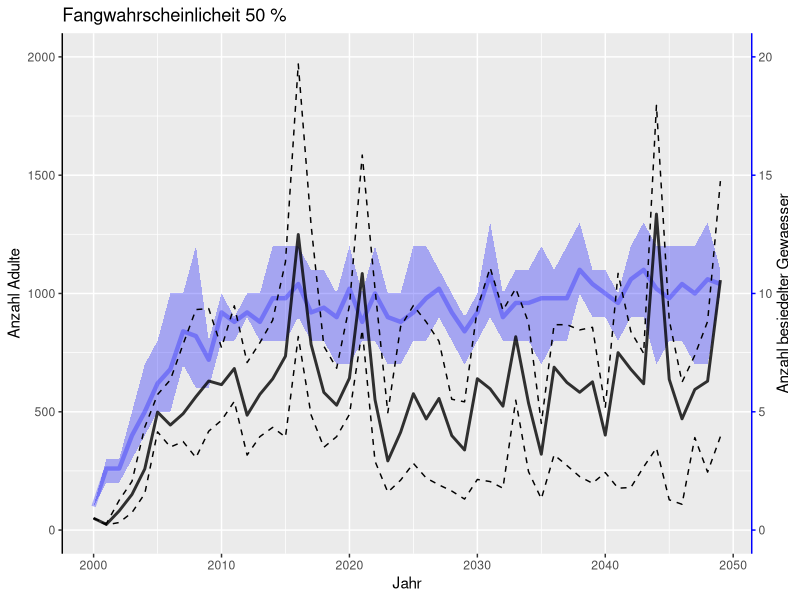
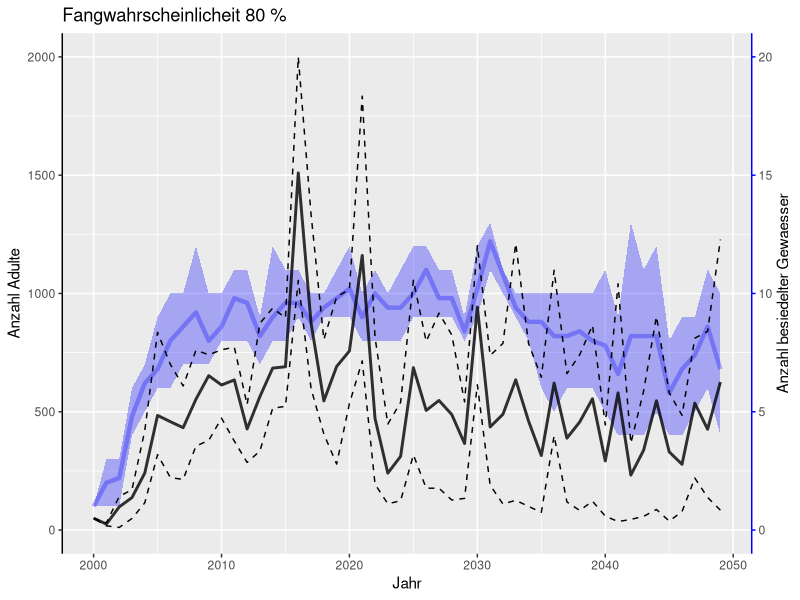
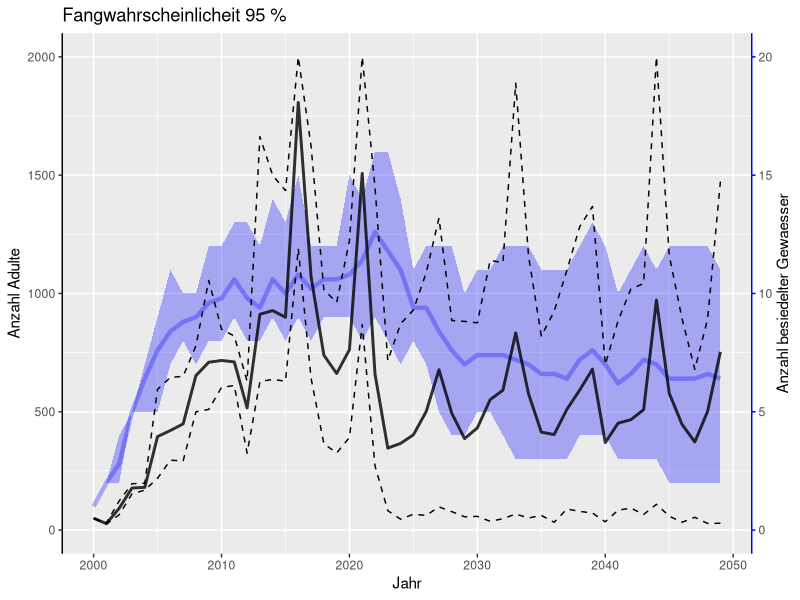
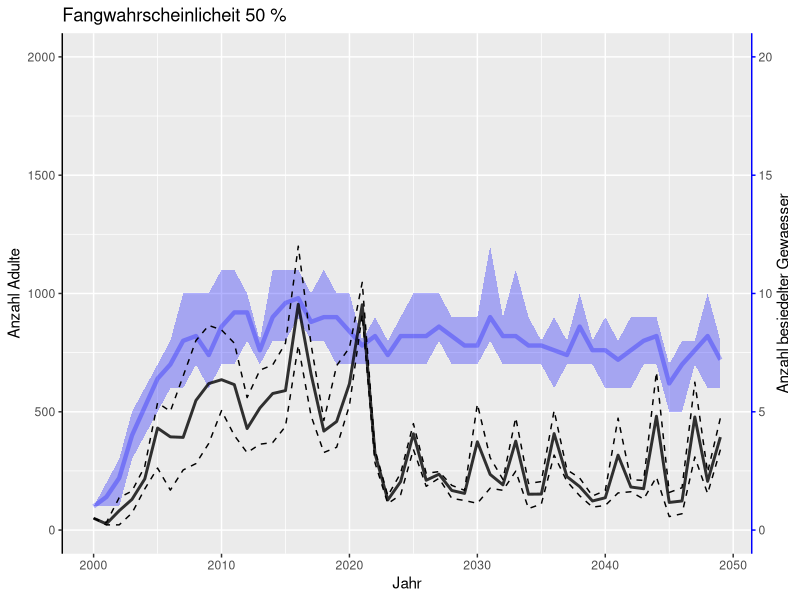
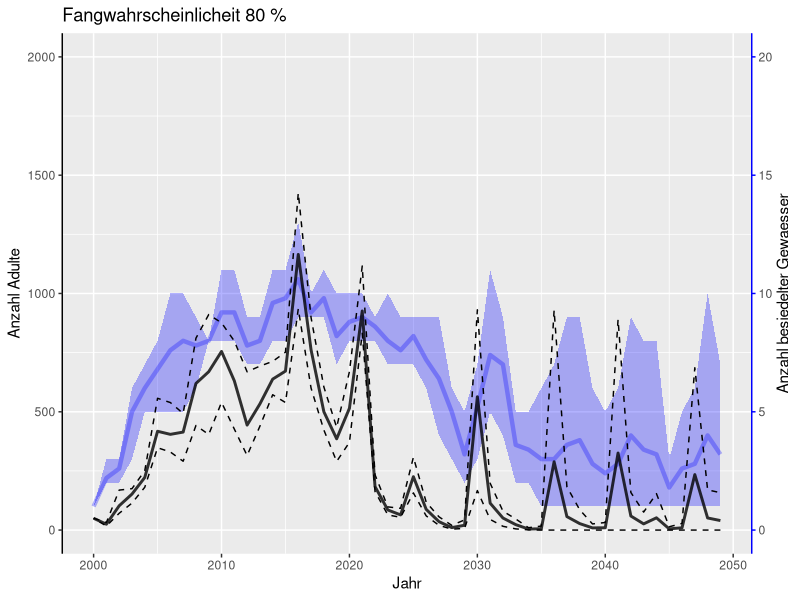
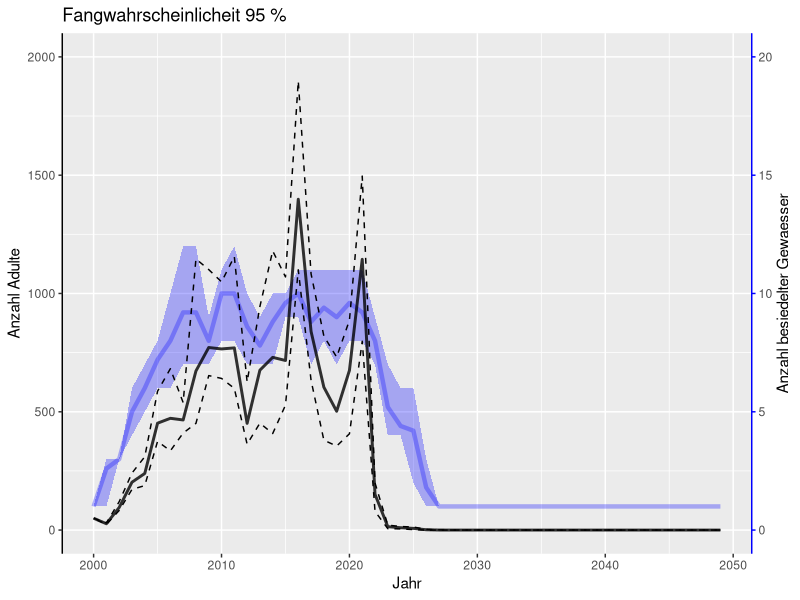

Recreate these plots in R, in order.
library(tidyverse)

data_4_11 <- read.table("excel/resultate_4.11.csv",sep=',', fill=TRUE, header=TRUE, quote="\"")
data_11_11 <- read.table("excel/resultate_11.11.csv",sep=',', fill=TRUE, header=TRUE, quote="\"")
data_13_11 <- read.table("excel/resultate_13.11.csv",sep=',', fill=TRUE, header=TRUE, quote="\"")

str(data_13_11)


for (datum in 2:3){
  
  if (datum == 1) {
    data<-data_4_11
  } else if (datum == 2) {
     data<-data_11_11
  } else {
     data <- data_13_11
  }
  
  pondList <- c()
  pondCount <- c()
  for ( pond in 1:nrow(data)){
    text <- data[pond,ncol(data)]
    if (nchar(text) <= 4) {pondList[pond] <- NA}
    else {pondList[pond] <- strsplit(substring(text,3,nchar(text)-2),",")}
    pondCount[pond] <- length(unlist(pondList[pond]))
  }
  
  pondList_summary <- levels(as.factor(unlist(pondList)))
  pondList_count <- c()
  for (pond in 1:length(pondList_summary)){
    pondList_count[pond] <- 0
    for (list in 1:length(pondList)) {
      if (pondList_summary[pond] %in% pondList[list][[1]]) {pondList_count[pond] <- pondList_count[pond]+1}
    }
  }
  pondList_Count <- round(pondList_count / 750,2)
  pondBesiedelt <- cbind(pondList_summary, pondList_Count)
  
  
  if (datum==1){
    data_2 <- cbind(data[,1:ncol(data)-1],pondCount)
    colnames(data_2) <- c("currentDate","probCatch","egg", "larva", "juvenil", "adult", "adultSlipped", "adultNotSliped",
                      "totCatched_adult", "totCatched_juv", "eggs_tot","larva_tot","juv_tot", "adult_tot", "migrantJuv_tot", "migrantAdult_tot")
  } else {
  data_2 <- cbind(data[,1:ncol(data)-1],pondCount)
  
  colnames(data_2) <- c("simulation", "currentDate","probCatch","egg", "larva", "juvenil", "adult", "adultSlipped", "adultNotSlipped",
                      "totCatched_adult", "totCatched_juv", "eggs_tot","larva_tot","juv_tot", "adult_tot", "migrantJuv_tot", "migrantAdult_tot", "pondCount")
  }
  
  levels <- as.numeric(levels(as.factor(data_2$probCatch)))
  
  data_2$year <- as.integer(substring(data_2$currentDate,8,11))
  level_year <- as.numeric(levels(as.factor(data_2$year)))
  
  for (pc in 1:length(levels)) {
      
    data_pc <- data_2[data_2$probCatch==levels[pc],]
    
    data_min <- c()
    data_max <- c()
    data_mean <- c()
    pond_min <- c()
    pond_max <- c()
    pond_mean <- c()
    
    for (i in 1:length(level_year)) {
      data_min[i] <- min((data_pc %>% filter(data_pc$year==level_year[i]))$adult)
      data_max[i] <- max((data_pc %>% filter(data_pc$year==level_year[i]))$adult)
      data_mean[i] <- mean((data_pc %>% filter(data_pc$year==level_year[i]))$adult)
      pond_min[i] <- min((data_pc %>% filter(data_pc$year==level_year[i]))$pondCount)*100
      pond_max[i] <- max((data_pc %>% filter(data_pc$year==level_year[i]))$pondCount)*100
      pond_mean[i] <- mean((data_pc %>% filter(data_pc$year==level_year[i]))$pondCount)*100
    }
    
    data_graph_res <- data.frame(
      year = level_year,
      min = data_min,
      max = data_max,
      mean = data_mean,
      pond_min = pond_min,
      pond_max = pond_max,
      pond_mean = pond_mean
    )
    
    filter_year <- (data_graph_res %>% filter(data_graph_res$max > 2000))$year
    if (length(filter_year > 1)) {
      for (fy in 1:length(filter_year)) {
        data_graph_res[data_graph_res$year==filter_year[fy],3] <- 2000
      }
    }
    
    assign(paste("data_res",datum,pc,sep="_"),data_graph_res)
    
    assign(paste("graph_res",datum,pc,sep="_"), ggplot(data_graph_res, aes(year, mean)) + 
          # geom_point(aes(y=pond_mean,x=year),shape=15,color='blue',size=1.5, alpha=0.5) +
          geom_ribbon(aes(ymin=pond_min,ymax=pond_max), fill='blue', alpha=0.3) +
          geom_line(aes(y=pond_mean,x=year),color='blue',linewidth=1.5,alpha=0.3) +
          # geom_point() +
          geom_ribbon(aes(ymin=min,ymax=max), color='black',linetype=2, fill=NA) +
          geom_line(color='black',size=1,alpha=0.8) +
          # geom_linerange(aes(ymin=min, ymax=max)) +
          ggtitle(paste("Fangwahrscheinlicheit", paste(levels[pc]*100,'%'), sep=" ")) +
          ylab(("Anzahl Adulte")) +
          xlab("Jahr") + 
          scale_y_continuous(limits=c(0,2000),
            sec.axis = sec_axis(~./100,name="Anzahl besiedelter Gewaesser")
          ) +
          theme(axis.title.y.right=element_text(angle = 90),
                axis.line.y.right=element_line(colour='blue'),
                axis.ticks.y.right=element_line(colour='blue'),
                axis.line.y.left=element_line(colour='black'))
      )
    }
}

  # ##### alte Daten
  # 
  # 
  # data <- data1
  # 
  # levels <- as.numeric(levels(as.factor(data$probCatch)))
  # 
  # data$year <- as.integer(substring(data$currentDate,8,11))
  # level_year <- as.numeric(levels(as.factor(data$year)))
  # data$fangquote_adult <- data$totCatched_adult/data$adult
  # 
  # for ( pc in 1:length(levels)) {
  #   
  #   data_pc <- data[data$probCatch==levels[pc],]
  #   
  #   data_min <- c()
  #   data_max <- c()
  #   data_mean <- c()
  #   data_fangquote_1 <- c()
  #   data_fangquote_2 <- c()
  #   data_fangquote_3 <- c()
  #   
  #   for (i in 1:length(level_year)) {
  #     data_min[i] <- min((data_pc %>% filter(data_pc$year==level_year[i]))$adult)
  #     data_max[i] <- max((data_pc %>% filter(data_pc$year==level_year[i]))$adult)
  #     data_mean[i] <- mean((data_pc %>% filter(data_pc$year==level_year[i]))$adult)
  #     data_fangquote_1[i] <- (data_pc %>% filter(data_pc$year==level_year[i]))$fangquote_adult[1]
  #     data_fangquote_2[i] <- (data_pc %>% filter(data_pc$year==level_year[i]))$fangquote_adult[2]
  #     data_fangquote_3[i] <- (data_pc %>% filter(data_pc$year==level_year[i]))$fangquote_adult[3]
  #   }
  #   
  #   data_graph <- data.frame(
  #     year = level_year,
  #     min = data_min,
  #     max = data_max,
  #     mean = data_mean,
  #     fq_1 = data_fangquote_1*2000,
  #     fq_2 = data_fangquote_2*2000,
  #     fq_3 = data_fangquote_3*2000
  #   )
  #   filter_year <- (data_graph %>% filter(data_graph$max > 2000))$year
  #   data_graph[data_graph$year==filter_year,3] <- 2000
  #   
  #   assign(paste("adult_alt",pc,sep=""), ggplot(data_graph, aes(year, mean)) + 
  #            geom_point() +
  #            # geom_point(aes(year, fq_1), shape=4, color='grey')  +
  #            geom_linerange(aes(ymin=min, ymax=max)) +
  #            ggtitle(paste("Fangwahrscheinlicheit", levels[pc], sep=" ")) +
  #            ylab(("Anzahl Adulte")) +
  #            xlab("Jahr")
  #          # scale_y_continuous(limits=c(0,2000),
  #          # sec.axis = sec_axis(~./2000,name="Fangquote in %"))
  #   )
  # }
# }